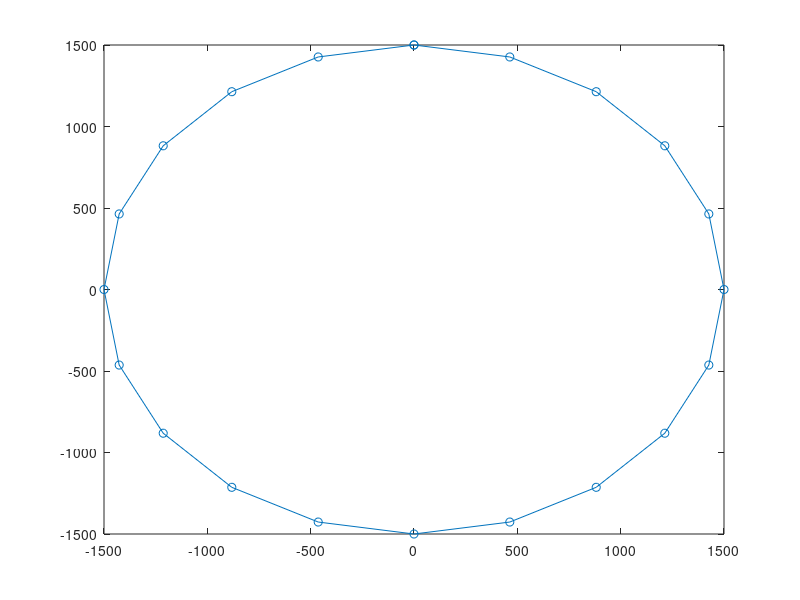

MATLAB code to generate this figure:
clear;
close all;
% populate plan.mat

% create data points to form a circle to store in plan.mat
% circle is centered at (0,0) with radius 1.5
% circle is divided into 100 points

% create a vector of 100 points from 0 to 2*pi
theta = linspace(0,2*pi,20+1);
% plot(theta)

data = [cos(theta-pi/2); -1*sin(theta-pi/2)].*1500;

% x = linspace(0, 2*pi, 60+1);
% data = [(x.*(3 / (2*pi)))-1; sin(x).*((1.75+1)/2)-((1.75-1)/2)];

plot(data(1,:),data(2,:), '-o')

save('plan_20_circle_mm.mat', 'data');